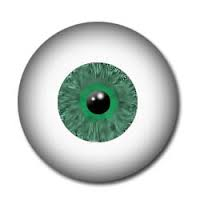
%> input picture ojo.jpg, 200 x 200 px
$ octave deteccion_circulos.m   (GNU Octave 9; MATLAB toolbox functions it lacks are replaced by stand-ins)
%> lines starting %> are read from the running program, lines starting %| are printed output that depends on the picture
### mi_medfilt2.m
%%%%%%%%%%%%   filtro    %%%%%%%%%%%%
function In=mi_medfilt2(I,vecindad)

[r c layer] = size(I);


G = uint8(zeros(r,c));
N = vecindad;
M = vecindad;

ri = (N+1)/2;
ci = (M+1)/2;
lri = ri-1;
lci = ci-1;

for i = ri:r-ri-1
    for j= ci:c-ci-1
        V = I(i-lri:i+lri,j-lci:j+lci);
        G(i,j) =median(V(:)');
    end
end
In = G;
imshow(G)
end

### deteccion_circulos.m
%%  Figura para otro tipo de ojo, usando filtro imfilter.
I = imread('ojo.jpg');
%> I is the input picture: size 200x200x3 uint8; mean R, G, B 206.8, 213.1, 209.9
figure(2)
subplot(1,2,1)
imshow(I)
title('Imagen original')
k1=fspecial('laplacian');
% k=[-1 -1 -1; -1 8 -1 ;-1 -1 -1]
f1=imfilter(I,k1);
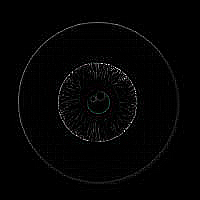
%> f1: size 200x200x3 uint8; mean R, G, B 3.6, 3.6, 3.6
figure(2)
subplot(1,2,2)
imshow(f1)
title('Deteccion del ojo')

[centro1,radio1,metric1] = imfindcircles(I,[3 60],'ObjectPolarity','dark');
%> centro1 = [98.71 102.9]; radio1 = 14.37; metric1 = 0.253
[centro2,radio2,metric2] = imfindcircles(I,[3 90],'ObjectPolarity','dark');
%> centro2 = [99.63 104.1]; radio2 = 85.5; metric2 = 0.334
viscircles(centro1, radio1,'EdgeColor','b');
viscircles(centro2, radio2,'EdgeColor','r');
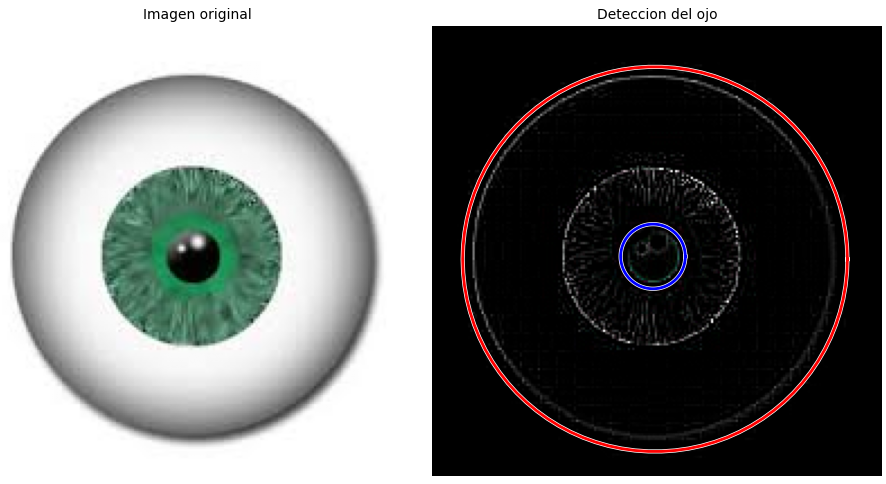
%> figure redrawn from the program's plot data, 2 panels

%% Figura para otro tipo de ojo, usando filtro media.
RGB = imread('ojazo.jpg');
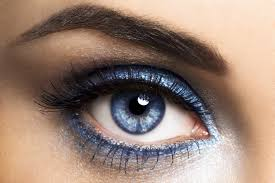
%> input picture ojazo.jpg, 275 x 183 px
%> RGB is the input picture: size 183x275x3 uint8; mean R, G, B 153.3, 130.3, 117.3
figure(1)
subplot(1,2,1)
imshow(RGB)
title('Imagen Original')
hold on
% % k=fspecial('laplacian'); en caso de imfilter
f=mi_medfilt2(RGB,[3 3]);
%> after the loop in mi_medfilt2, `for i = ri:r-ri-1`:
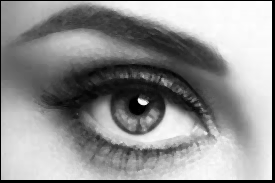
%> G: size 183x275 uint8; min 0, max 254, mean 145.1
figure(1)
subplot(1,2,2)
imshow(f)
title('Deteccion en el ojo')

[centro3,radio3,metric3] = imfindcircles(RGB,[10 28],'ObjectPolarity','dark');
%> centro3 = [137.1 112]; radio3 = 23.93; metric3 = 0.287
[centro4,radio4,metric4] = imfindcircles(RGB,[4 18],'ObjectPolarity','dark');
%> centro4 = [138.2 106.3; 137.3 33.46]; radio4 = [10.49; 17.28]; metric4 = [0.33; 0.08]
viscircles(centro3, radio3,'EdgeColor','b');
viscircles(centro4, radio4,'EdgeColor','r');
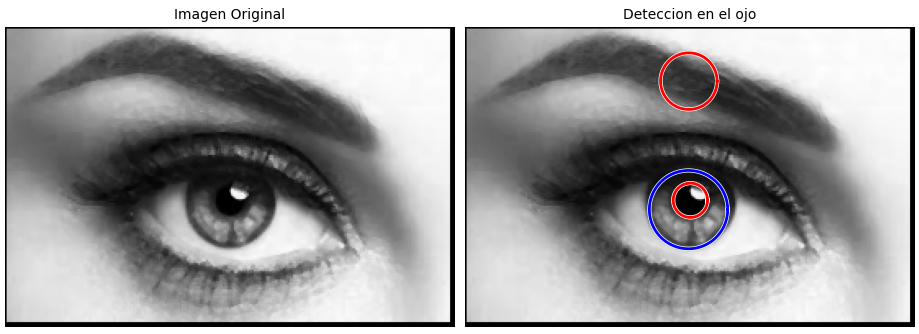
%> figure redrawn from the program's plot data, 2 panels
